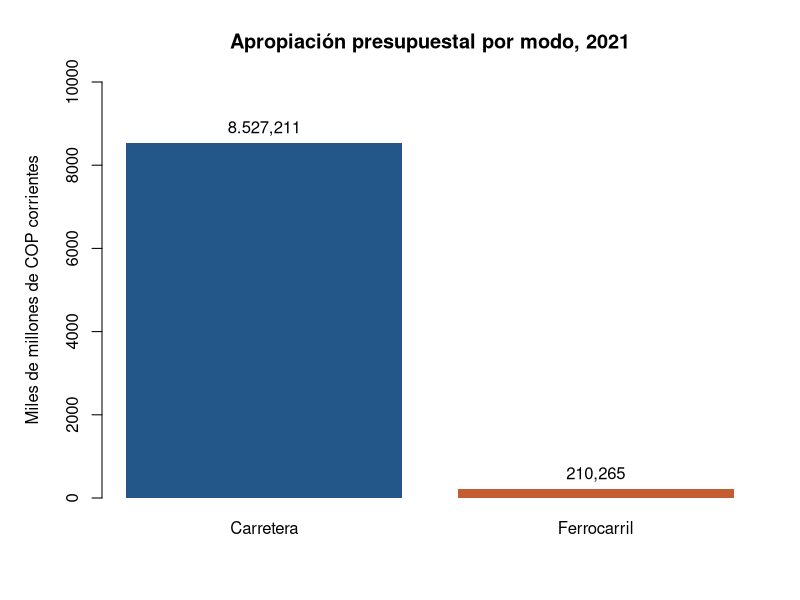
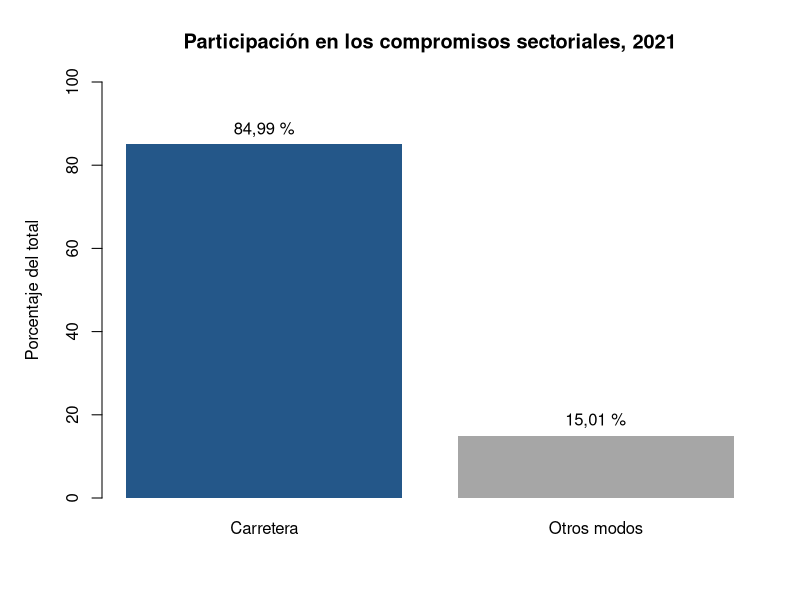
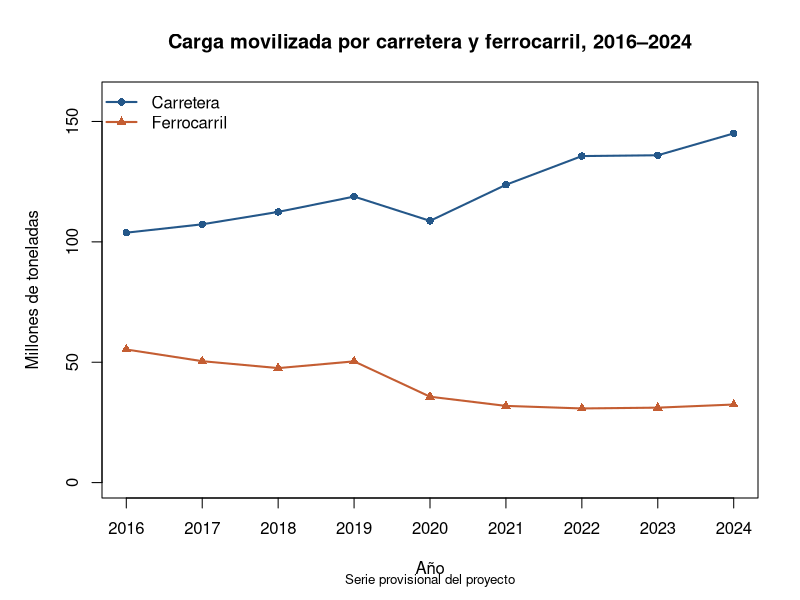

Here is the R script that generated these plots, in order:
# Ejecuta con Rscript graficas_transporte.R o con Source en RStudio.
# Las tres imágenes se guardan en figuras/ dentro del directorio de trabajo.
# Solo utiliza funciones incluidas en R.

dir.create("figuras", showWarnings = FALSE)
azul <- "#245789"
naranja <- "#C45D32"

guardar_png <- function(archivo, dibujar) {
  png(file.path("figuras", archivo), width = 1800, height = 1080, res = 180)
  on.exit(dev.off())
  par(mar = c(5, 5, 4, 2) + 0.1)
  dibujar()
}

# Transporte en Cifras 2021, tabla 1.8. Valores en millones de COP.
apropiacion <- c(Carretera = 8527211, Ferrocarril = 210265)
guardar_png("figura-1-apropiacion-2021.png", function() {
  posiciones <- barplot(apropiacion / 1000, col = c(azul, naranja),
    border = NA, ylim = c(0, 10000),
    main = "Apropiación presupuestal por modo, 2021",
    ylab = "Miles de millones de COP corrientes")
  etiquetas <- formatC(apropiacion / 1000, format = "f", digits = 3,
    big.mark = ".", decimal.mark = ",")
  text(posiciones, apropiacion / 1000, labels = etiquetas, pos = 3)
})

# Transporte en Cifras 2021, tabla 1.8, según la revisión del informe.
# El resto agrupa todos los demás modos.
compromisos <- c(Carretera = 84.99, "Otros modos" = 100 - 84.99)
guardar_png("figura-2-compromisos-2021.png", function() {
  posiciones <- barplot(compromisos, col = c(azul, "grey65"),
    border = NA, ylim = c(0, 100),
    main = "Participación en los compromisos sectoriales, 2021",
    ylab = "Porcentaje del total")
  etiquetas <- paste0(formatC(compromisos, format = "f", digits = 2,
    decimal.mark = ","), " %")
  text(posiciones, compromisos, labels = etiquetas, pos = 3)
})

# Hoja Tabla limpia del Excel del proyecto. Serie provisional.
carga <- data.frame(
  anio = 2016:2024,
  carretera = c(103.81, 107.29, 112.44, 118.81, 108.72, 123.71, 135.63, 135.97, 145.05),
  ferrocarril = c(55.29, 50.43, 47.56, 50.36, 35.67, 31.86, 30.80, 31.13, 32.43)
)
guardar_png("figura-3-carga-2016-2024.png", function() {
  matplot(carga$anio, carga[c("carretera", "ferrocarril")],
    type = "o", lty = 1, lwd = 2, pch = c(16, 17),
    col = c(azul, naranja), xaxt = "n", ylim = c(0, 160),
    main = "Carga movilizada por carretera y ferrocarril, 2016–2024",
    xlab = "Año", ylab = "Millones de toneladas")
  axis(1, at = carga$anio)
  legend("topleft", legend = c("Carretera", "Ferrocarril"),
    col = c(azul, naranja), lty = 1, lwd = 2, pch = c(16, 17), bty = "n")
  mtext("Serie provisional del proyecto", side = 1, line = 3.5, cex = 0.8)
})
